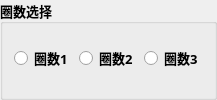
              <widget class="QGroupBox" name="groupBox_4">
               <property name="font">
                <font>
                 <family>微软雅黑</family>
                 <pointsize>10</pointsize>
                 <bold>true</bold>
                </font>
               </property>
               <property name="title">
                <string>圈数选择</string>
               </property>
               <layout class="QGridLayout" name="gridLayout_6">
                <property name="topMargin">
                 <number>0</number>
                </property>
                <property name="bottomMargin">
                 <number>5</number>
                </property>
                <item row="0" column="1">
                 <widget class="QRadioButton" name="radioButton_5">
                  <property name="font">
                   <font>
                    <family>微软雅黑</family>
                    <pointsize>10</pointsize>
                    <bold>true</bold>
                   </font>
                  </property>
                  <property name="text">
                   <string>圈数2</string>
                  </property>
                 </widget>
                </item>
                <item row="0" column="2">
                 <widget class="QRadioButton" name="radioButton_6">
                  <property name="font">
                   <font>
                    <family>微软雅黑</family>
                    <pointsize>10</pointsize>
                    <bold>true</bold>
                   </font>
                  </property>
                  <property name="text">
                   <string>圈数3</string>
                  </property>
                 </widget>
                </item>
                <item row="0" column="0">
                 <widget class="QRadioButton" name="radioButton_4">
                  <property name="font">
                   <font>
                    <family>微软雅黑</family>
                    <pointsize>10</pointsize>
                    <bold>true</bold>
                   </font>
                  </property>
                  <property name="text">
                   <string>圈数1</string>
                  </property>
                 </widget>
                </item>
               </layout>
              </widget>
